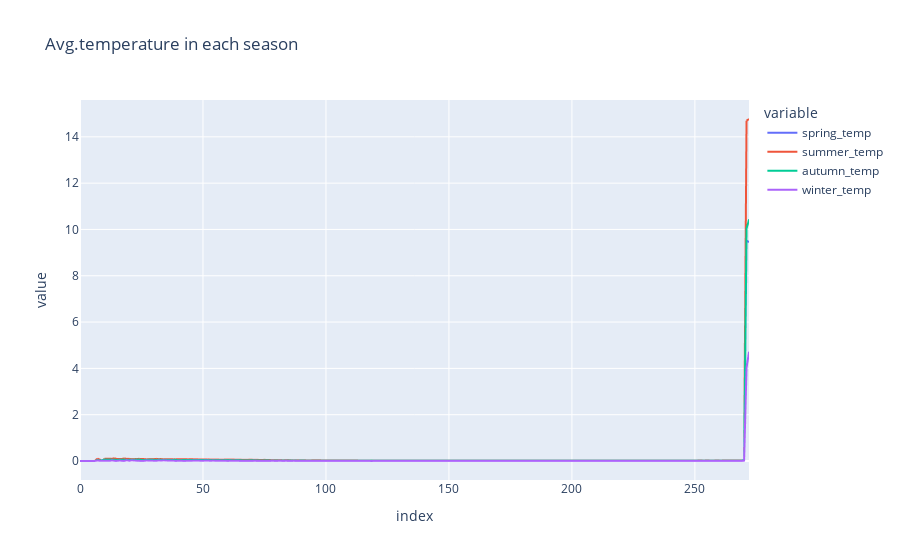

Source (notebook cell):
### Code cell
fig=px.line(season,y=['spring_temp','summer_temp','autumn_temp','winter_temp'],title='Avg.temperature in each season')
fig.show()   #season wise it gets warmer

### Figure 1 — Plotly figure (JSON) as saved in the notebook; plotly's stock layout.template omitted (floating-point values rounded to 4 significant figures; data arrays with more than 128 entries replaced by an {"elided": "..."} marker saying what was removed)
{"data": [{"hovertemplate": "variable=spring_temp<br>index=%{x}<br>value=%{y}<extra></extra>", "legendgroup": "spring_temp", "line": {"color": "#636efa", "dash": "solid"}, "marker": {"symbol": "circle"}, "mode": "lines", "name": "spring_temp", "showlegend": true, "type": "scattergl", "x": {"elided": "273 int values"}, "xaxis": "x", "y": {"elided": "273 float values"}, "yaxis": "y"}, {"hovertemplate": "variable=summer_temp<br>index=%{x}<br>value=%{y}<extra></extra>", "legendgroup": "summer_temp", "line": {"color": "#EF553B", "dash": "solid"}, "marker": {"symbol": "circle"}, "mode": "lines", "name": "summer_temp", "showlegend": true, "type": "scattergl", "x": {"elided": "273 int values"}, "xaxis": "x", "y": {"elided": "273 float values"}, "yaxis": "y"}, {"hovertemplate": "variable=autumn_temp<br>index=%{x}<br>value=%{y}<extra></extra>", "legendgroup": "autumn_temp", "line": {"color": "#00cc96", "dash": "solid"}, "marker": {"symbol": "circle"}, "mode": "lines", "name": "autumn_temp", "showlegend": true, "type": "scattergl", "x": {"elided": "273 int values"}, "xaxis": "x", "y": {"elided": "273 float values"}, "yaxis": "y"}, {"hovertemplate": "variable=winter_temp<br>index=%{x}<br>value=%{y}<extra></extra>", "legendgroup": "winter_temp", "line": {"color": "#ab63fa", "dash": "solid"}, "marker": {"symbol": "circle"}, "mode": "lines", "name": "winter_temp", "showlegend": true, "type": "scattergl", "x": {"elided": "273 int values"}, "xaxis": "x", "y": {"elided": "273 float values"}, "yaxis": "y"}], "layout": {"legend": {"title": {"text": "variable"}, "tracegroupgap": 0}, "title": {"text": "Avg.temperature in each season"}, "xaxis": {"anchor": "y", "domain": [0, 1], "title": {"text": "index"}}, "yaxis": {"anchor": "x", "domain": [0, 1], "title": {"text": "value"}}}}
